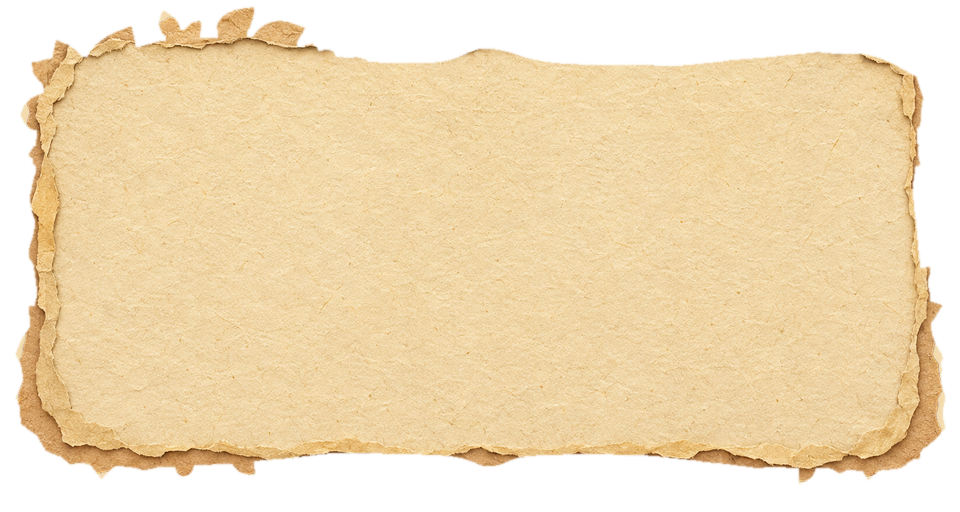
#> input picture game/assets/ui/paper/panel_bg.png, 960 x 512 px
$ python make_two_piece_diagram.py
#> lines starting #> are read from the running program, lines starting #| are printed output that depends on the picture
#!/usr/bin/env python3
"""Gera o diagrama da mudança (Regra 20) para os HUDs do Grupo A em 2 peças.

Saída: slice-box/diagrama-hud-duas-pecas.png
"""
from pathlib import Path
from PIL import Image, ImageDraw, ImageFont

ROOT = Path(__file__).resolve().parents[1]
PAPER = ROOT / "game/assets/ui/paper"
WOOD = PAPER / "wood"
FONT_TTF = ROOT / "game/assets/font/KiwiSoda.ttf"
OUT = ROOT / "slice-box/diagrama-hud-duas-pecas.png"


def font(px):
    return ImageFont.truetype(str(FONT_TTF), px)


def paste_fit(canvas: Image.Image, im: Image.Image, box: tuple[int, int, int, int]):
    x, y, w, h = box
    sw, sh = im.size
    s = min(w / sw, h / sh)
    fw, fh = max(1, round(sw * s)), max(1, round(sh * s))
    ox, oy = x + (w - fw) // 2, y + (h - fh) // 2
    resized = im.resize((fw, fh), Image.Resampling.LANCZOS)
    canvas.paste(resized, (ox, oy), resized)
    return ox, oy, fw, fh


def main():
    W, H = 1440, 920
    cv = Image.new("RGBA", (W, H), (28, 21, 15, 255))
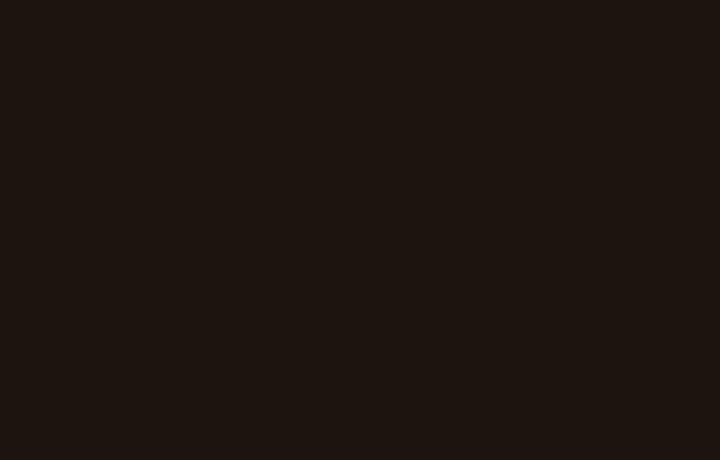
#> cv: PIL image 1440x920 RGBA (shown at 1/2 size); mean R, G, B, A 28, 21, 15, 255
    d = ImageDraw.Draw(cv)

    f_title = font(30)
    f_sub = font(16)
    f_sec = font(20)
    f_lbl = font(15)
    f_small = font(13)

    GOLD = (255, 212, 121, 255)
    CREAM = (242, 228, 195, 255)
    DIM = (192, 174, 142, 255)
    GREEN = (138, 212, 148, 255)
    RED = (235, 108, 96, 255)
    INK = (73, 53, 33, 255)

    # Cabeçalho
    d.text((36, 22), "DIAGRAMA DA MUDANCA — HUDS DE BORDAS FINAS + FOLHAS GRANDES + COMPACTACAO (2026-10-16)", font=f_title, fill=GOLD)
    d.text((36, 58), "Estilo 06 em 2 pecas (*_bg.png + *_frame.png): janela interna ampliada (+53% altura util) | Reducao de 35% a 50% na area de tela + Opacidade Contextual", font=f_sub, fill=CREAM)

    # Seção 1: Arquitetura em 2 peças (3 colunas + resultado composto)
    d.rounded_rectangle((28, 92, W - 28, 430), radius=10, fill=(40, 30, 22, 255), outline=(98, 74, 48, 255), width=2)
    d.text((48, 104), "1. MOLDURAS COM VIGAS FINAS E FOLHAS/VINHAS GRANDES NAS BORDAS (2 PECAS + PAPER_QUIET AMPLIADO)", font=f_sec, fill=GOLD)

    p_bg = Image.open(PAPER / "panel_bg.png").convert("RGBA")
#> p_bg is the input picture: PIL image 960x512 RGBA; mean R, G, B, A 179.4, 157.7, 120.3, 190.8
    p_fr = Image.open(PAPER / "panel_frame.png").convert("RGBA")
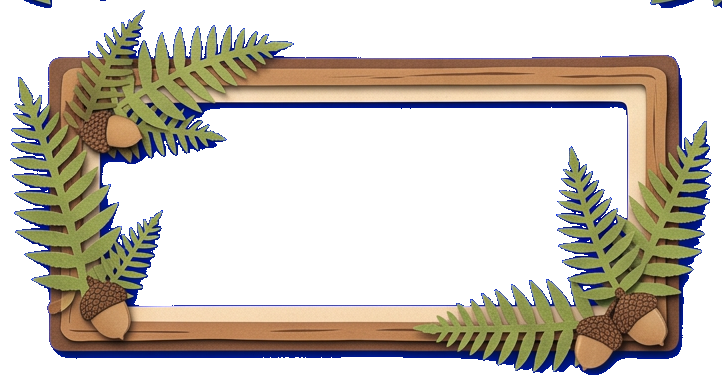
#> input picture game/assets/ui/paper/panel_frame.png, 722 x 385 px
#> p_fr is the input picture: PIL image 722x385 RGBA; mean R, G, B, A 57.5, 72.9, 181.8, 107.9
    m_bg = Image.open(PAPER / "minimap_bg.png").convert("RGBA")
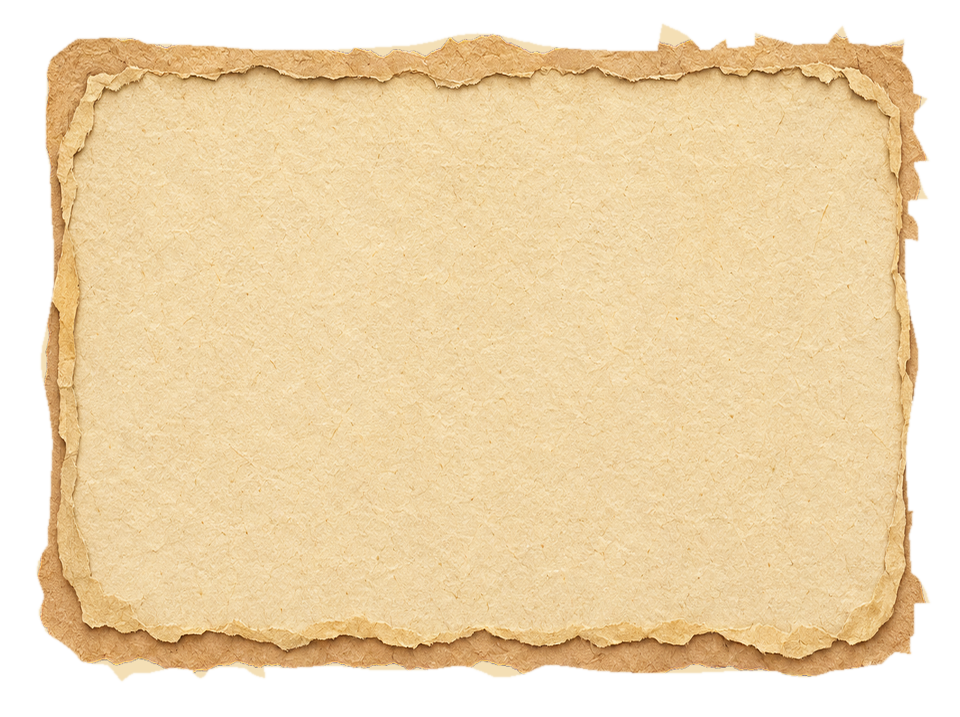
#> input picture game/assets/ui/paper/minimap_bg.png, 960 x 717 px
#> m_bg is the input picture: PIL image 960x717 RGBA; mean R, G, B, A 185.9, 162.2, 122.6, 200.1
    m_fr = Image.open(PAPER / "minimap_frame.png").convert("RGBA")
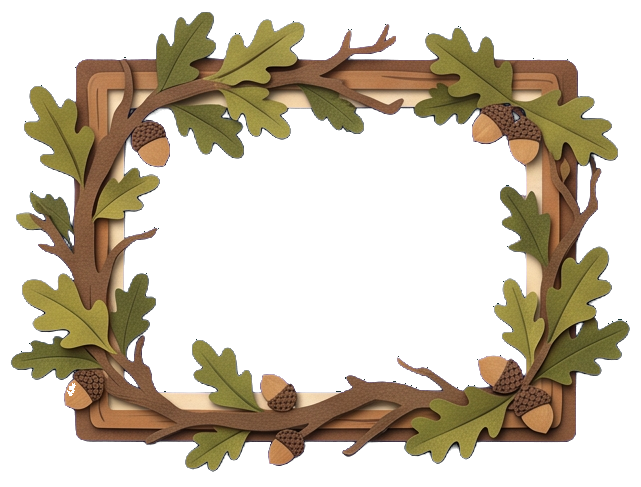
#> input picture game/assets/ui/paper/minimap_frame.png, 641 x 487 px
#> m_fr is the input picture: PIL image 641x487 RGBA; mean R, G, B, A 99, 91.1, 76.7, 101.1
#> (the run stopped early here; a loop or call above may not have finished)
